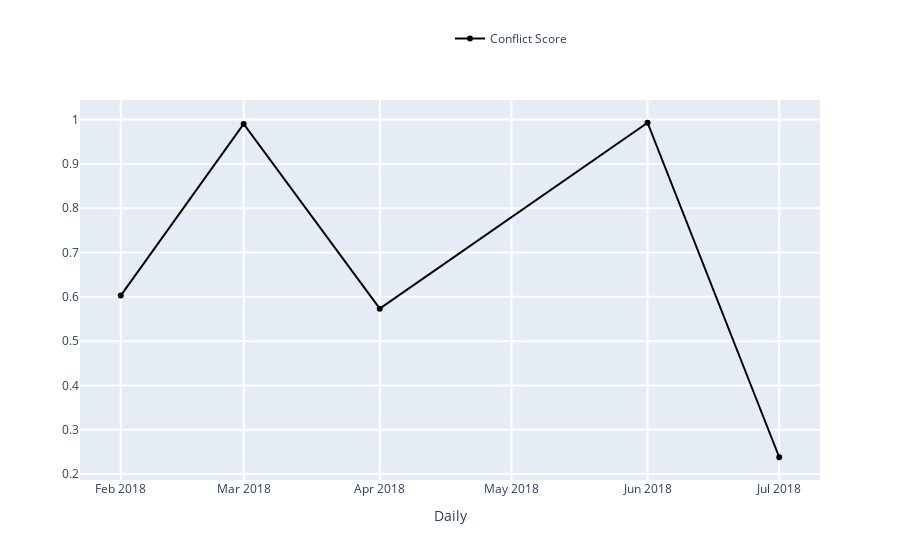

Source (notebook cell):
### Markdown cell above
### <span style="color:green"> TRY YOURSELF! THIS IS WHAT WILL HAPPEN WHEN YOU SELECT AN EDITOR </span>

### Code cell
### ----------------------------------------------------------------------------------- ###
### TRY YOURSELF! THIS IS WHAT WILL HAPPEN WHEN YOU SELECT AN EDITOR                    ###
### ----------------------------------------------------------------------------------- ###

## This is the page you used ##
print('The page that is being used:', the_page['title'])

## Use the variable from the last notebook: conflicts_by_editors (pd.DataFrame)        ##
## Display the dataframe using interactive grid, you could learn more through the doc: ##
## https://qgrid.readthedocs.io/en/latest/                                             ##
qgrid.set_grid_option('maxVisibleRows', 5) # Set max visible rows for the grid.
qgrid_init = qgrid.show_grid(conflicts_by_editors)
display(qgrid_init)

## Get the editor info with Wikipedia API (get_editor() method), more details you could check: ##
## https://github.com/gesiscss/wikiwho_demo/blob/master/external/api.py                        ##
## https://github.com/gesiscss/wikiwho_demo/blob/master/external/wikipedia.py                  ##
wikipedia_dv = WikipediaDV(WikipediaAPI(domain='en.wikipedia.org'))

# This is an example editor index. You could change it manully by typing in a new index from
# the above grid, e.g. 737021
editor_input_id = 28921814

# Get the editor's information in the form of pd.DataFrame
editor_info = wikipedia_dv.get_editor(int(editor_input_id))

## Display the basic information of the selected editor ##
editor_url = f'{wikipedia_dv.api.base}action=query&list=users&ususerids={editor_input_id}&usprop=blockinfo|editcount|registration|gender&format=json'
print("Editor's data can be found in:")
print(editor_url)
display(md("### Current Selection:"))
display(editor_info.to_frame('values'))

## Interactive evolution of conflict score of this editor, using ConflictListner, more details see ##
## https://github.com/gesiscss/wikiwho_demo/blob/master/visualization/conflicts_listener.py        ##
## Also use the variable from the last notebook: total_actions                                     ##
display(md(f"#### Evolution of the Conflict Score of *{editor_info['name']}*"))

# Dataframe containing the selected editor's info for interactive
editor_df = total_actions[total_actions['editor_id'] == editor_info['userid']].copy()
           
# Create a ConflictsListener instance.
conflicts_listener = ConflictsListener(editor_df)

# Set parameters
begin_date = date(2005, 3, 1)
end_date = date(2019, 6, 1)
frequency = 'Daily' # 'Monthly', 'Daily'

# The metrics we need:
# ['Conflict Score', 'Absolute Conflict Score', 'Conflict Ratio', 'Number of Conflicts',
#  'Total Elegible Actions', ('None')]
# Note: only 'red_line' has 'None' option.
black_line = 'Conflict Score'
red_line = 'None'

print('Time range from', begin_date.strftime("%Y-%m-%d"), 'to', end_date.strftime("%Y-%m-%d"))           
           
conflicts_listener.listen(
    _range = (begin_date, end_date),
    granularity = frequency,
    black = black_line,
    red = red_line
)
           
# store the editor_input_id and editor_info for the usage in next notebook
%store editor_input_id
%store editor_info

### Figure 1 — Plotly figure (JSON) as saved in the notebook; plotly's stock layout.template omitted (floating-point values rounded to 4 significant figures)
{"data": [{"marker": {"color": "rgba(0, 0, 0, 1)"}, "name": "Conflict Score", "type": "scatter", "x": ["2018-02-01T00:00:00", "2018-03-01T00:00:00", "2018-04-01T00:00:00", "2018-06-01T00:00:00", "2018-07-01T00:00:00"], "y": [0.6029, 0.9903, 0.5734, 0.9929, 0.238]}], "layout": {"barmode": "group", "hovermode": "closest", "legend": {"x": 0.5, "y": 1.2}, "showlegend": true, "xaxis": {"gridwidth": 2, "ticklen": 5, "title": {"text": "Daily"}, "zeroline": true}, "yaxis": {"gridwidth": 2, "ticklen": 5}}}
